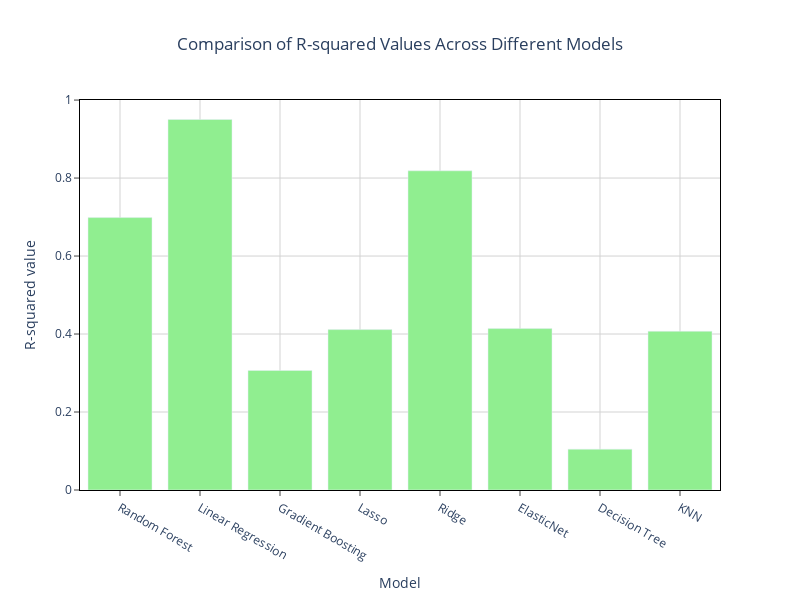

The code cell stored with this chart in its notebook:
### Code cell
import plotly.graph_objects as px
plot = px.Figure(data=[
                       px.Bar(
    name = 'Original Model',
    x = mods,
    y = og
   )
])

plot.update_layout(title= 'Comparison of R-squared Values Across Different Models', title_x=0.5, 
                   xaxis_title = 'Model', yaxis_title='R-squared value',
                  width=800,height=600, plot_bgcolor= 'rgba(0, 0, 0, 0)',)
#paper_bgcolor= 'rgba(0, 0, 0, 0)',)
plot.update_traces(marker_color = 'LightGreen')
plot.update_xaxes(
    mirror=True,
    ticks='outside',
    showline=True,
    linecolor='black',
    gridcolor='lightgrey'
)
plot.update_yaxes(
    mirror=True,
    ticks='outside',
    showline=True,
    linecolor='black',
    gridcolor='lightgrey'
)
#plot.update_xaxes('Regression Model Type')
plot.show()

### Figure 1 — Plotly figure (JSON) as saved in the notebook; plotly's stock layout.template omitted (floating-point values rounded to 4 significant figures)
{"data": [{"marker": {"color": "LightGreen"}, "name": "Original Model", "type": "bar", "x": ["Random Forest", "Linear Regression", "Gradient Boosting", "Lasso", "Ridge", "ElasticNet", "Decision Tree", "KNN"], "y": [0.6986, 0.9502, 0.3066, 0.4113, 0.8186, 0.414, 0.1047, 0.4071]}], "layout": {"height": 600, "plot_bgcolor": "rgba(0, 0, 0, 0)", "title": {"text": "Comparison of R-squared Values Across Different Models", "x": 0.5}, "width": 800, "xaxis": {"autorange": true, "gridcolor": "lightgrey", "linecolor": "black", "mirror": true, "range": [-0.5, 7.5], "showline": true, "ticks": "outside", "title": {"text": "Model"}, "type": "category"}, "yaxis": {"autorange": true, "gridcolor": "lightgrey", "linecolor": "black", "mirror": true, "range": [0, 1.0], "showline": true, "ticks": "outside", "title": {"text": "R-squared value"}, "type": "linear"}}}
